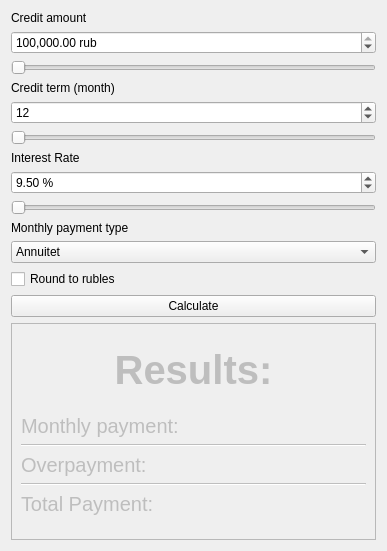
<?xml version="1.0" encoding="UTF-8"?>
<ui version="4.0">
 <class>QtCreditCalcView</class>
 <widget class="QWidget" name="QtCreditCalcView">
  <property name="geometry">
   <rect>
    <x>0</x>
    <y>0</y>
    <width>387</width>
    <height>551</height>
   </rect>
  </property>
  <property name="windowTitle">
   <string>Form</string>
  </property>
  <layout class="QVBoxLayout" name="verticalLayout">
   <item>
    <widget class="QLabel" name="label">
     <property name="text">
      <string>Credit amount</string>
     </property>
    </widget>
   </item>
   <item>
    <widget class="QDoubleSpinBox" name="creditAmountSpinBox">
     <property name="showGroupSeparator" stdset="0">
      <bool>true</bool>
     </property>
     <property name="suffix">
      <string> rub</string>
     </property>
     <property name="minimum">
      <double>1000.000000000000000</double>
     </property>
     <property name="maximum">
      <double>100000000.000000000000000</double>
     </property>
     <property name="singleStep">
      <double>10000.000000000000000</double>
     </property>
     <property name="value">
      <double>100000.000000000000000</double>
     </property>
    </widget>
   </item>
   <item>
    <widget class="MyQtDoubleSlider" name="creditAmountSlider">
     <property name="minimum">
      <number>1000</number>
     </property>
     <property name="maximum">
      <number>100000000</number>
     </property>
     <property name="singleStep">
      <number>10000</number>
     </property>
     <property name="orientation">
      <enum>Qt::Horizontal</enum>
     </property>
    </widget>
   </item>
   <item>
    <widget class="QLabel" name="label_2">
     <property name="text">
      <string>Credit term (month)</string>
     </property>
    </widget>
   </item>
   <item>
    <widget class="QSpinBox" name="creditTermSpinBox">
     <property name="minimum">
      <number>1</number>
     </property>
     <property name="maximum">
      <number>360</number>
     </property>
     <property name="value">
      <number>12</number>
     </property>
    </widget>
   </item>
   <item>
    <widget class="QSlider" name="creditTermSlider">
     <property name="minimum">
      <number>1</number>
     </property>
     <property name="maximum">
      <number>360</number>
     </property>
     <property name="orientation">
      <enum>Qt::Horizontal</enum>
     </property>
    </widget>
   </item>
   <item>
    <widget class="QLabel" name="label_3">
     <property name="text">
      <string>Interest Rate</string>
     </property>
    </widget>
   </item>
   <item>
    <widget class="QDoubleSpinBox" name="interestRateSpinBox">
     <property name="suffix">
      <string> %</string>
     </property>
     <property name="minimum">
      <double>0.010000000000000</double>
     </property>
     <property name="maximum">
      <double>199.990000000000009</double>
     </property>
     <property name="value">
      <double>9.500000000000000</double>
     </property>
    </widget>
   </item>
   <item>
    <widget class="MyQtDoubleSlider" name="interestRateSlider">
     <property name="maximum">
      <number>200</number>
     </property>
     <property name="orientation">
      <enum>Qt::Horizontal</enum>
     </property>
    </widget>
   </item>
   <item>
    <widget class="QLabel" name="label_10">
     <property name="text">
      <string>Monthly payment type</string>
     </property>
    </widget>
   </item>
   <item>
    <widget class="QComboBox" name="creditTypeComboBox">
     <item>
      <property name="text">
       <string>Annuitet</string>
      </property>
     </item>
     <item>
      <property name="text">
       <string>Differentiated</string>
      </property>
     </item>
    </widget>
   </item>
   <item>
    <widget class="QCheckBox" name="round">
     <property name="text">
      <string>Round to rubles</string>
     </property>
    </widget>
   </item>
   <item>
    <widget class="QPushButton" name="calculateButton">
     <property name="text">
      <string>Calculate</string>
     </property>
    </widget>
   </item>
   <item>
    <widget class="QFrame" name="resultFrame">
     <property name="enabled">
      <bool>false</bool>
     </property>
     <property name="frameShape">
      <enum>QFrame::StyledPanel</enum>
     </property>
     <property name="frameShadow">
      <enum>QFrame::Raised</enum>
     </property>
     <layout class="QVBoxLayout" name="verticalLayout_2">
      <item>
       <spacer name="verticalSpacer_3">
        <property name="orientation">
         <enum>Qt::Vertical</enum>
        </property>
        <property name="sizeHint" stdset="0">
         <size>
          <width>20</width>
          <height>40</height>
         </size>
        </property>
       </spacer>
      </item>
      <item>
       <widget class="QLabel" name="resultHeader">
        <property name="font">
         <font>
          <pointsize>30</pointsize>
          <weight>75</weight>
          <bold>true</bold>
         </font>
        </property>
        <property name="text">
         <string>Results:</string>
        </property>
        <property name="alignment">
         <set>Qt::AlignCenter</set>
        </property>
       </widget>
      </item>
      <item>
       <spacer name="verticalSpacer_2">
        <property name="orientation">
         <enum>Qt::Vertical</enum>
        </property>
        <property name="sizeHint" stdset="0">
         <size>
          <width>20</width>
          <height>40</height>
         </size>
        </property>
       </spacer>
      </item>
      <item>
       <layout class="QGridLayout" name="resultGrid">
        <item row="2" column="0" colspan="2">
         <widget class="Line" name="line">
          <property name="orientation">
           <enum>Qt::Horizontal</enum>
          </property>
         </widget>
        </item>
        <item row="6" column="0">
         <widget class="QLabel" name="label_8">
          <property name="font">
           <font>
            <pointsize>15</pointsize>
           </font>
          </property>
          <property name="text">
           <string>Total Payment:</string>
          </property>
         </widget>
        </item>
        <item row="1" column="1">
         <widget class="QLabel" name="monthlyPaymentLabel">
          <property name="font">
           <font>
            <pointsize>15</pointsize>
           </font>
          </property>
          <property name="text">
           <string/>
          </property>
         </widget>
        </item>
        <item row="1" column="0">
         <widget class="QLabel" name="label_4">
          <property name="font">
           <font>
            <pointsize>15</pointsize>
           </font>
          </property>
          <property name="text">
           <string>Monthly payment:</string>
          </property>
         </widget>
        </item>
        <item row="4" column="1">
         <widget class="QLabel" name="overPaymentLabel">
          <property name="font">
           <font>
            <pointsize>15</pointsize>
           </font>
          </property>
          <property name="text">
           <string/>
          </property>
         </widget>
        </item>
        <item row="6" column="1">
         <widget class="QLabel" name="totalPaymentLabel">
          <property name="font">
           <font>
            <pointsize>15</pointsize>
           </font>
          </property>
          <property name="text">
           <string/>
          </property>
         </widget>
        </item>
        <item row="5" column="0" colspan="2">
         <widget class="Line" name="line_2">
          <property name="orientation">
           <enum>Qt::Horizontal</enum>
          </property>
         </widget>
        </item>
        <item row="4" column="0">
         <widget class="QLabel" name="label_6">
          <property name="font">
           <font>
            <pointsize>15</pointsize>
           </font>
          </property>
          <property name="text">
           <string>Overpayment:</string>
          </property>
         </widget>
        </item>
       </layout>
      </item>
      <item>
       <spacer name="verticalSpacer">
        <property name="orientation">
         <enum>Qt::Vertical</enum>
        </property>
        <property name="sizeHint" stdset="0">
         <size>
          <width>20</width>
          <height>40</height>
         </size>
        </property>
       </spacer>
      </item>
     </layout>
    </widget>
   </item>
  </layout>
 </widget>
 <customwidgets>
  <customwidget>
   <class>MyQtDoubleSlider</class>
   <extends>QSlider</extends>
   <header>myqtdoubleslider.h</header>
  </customwidget>
 </customwidgets>
 <resources/>
 <connections/>
 <slots>
  <signal>showStatus(std::string)</signal>
 </slots>
</ui>
